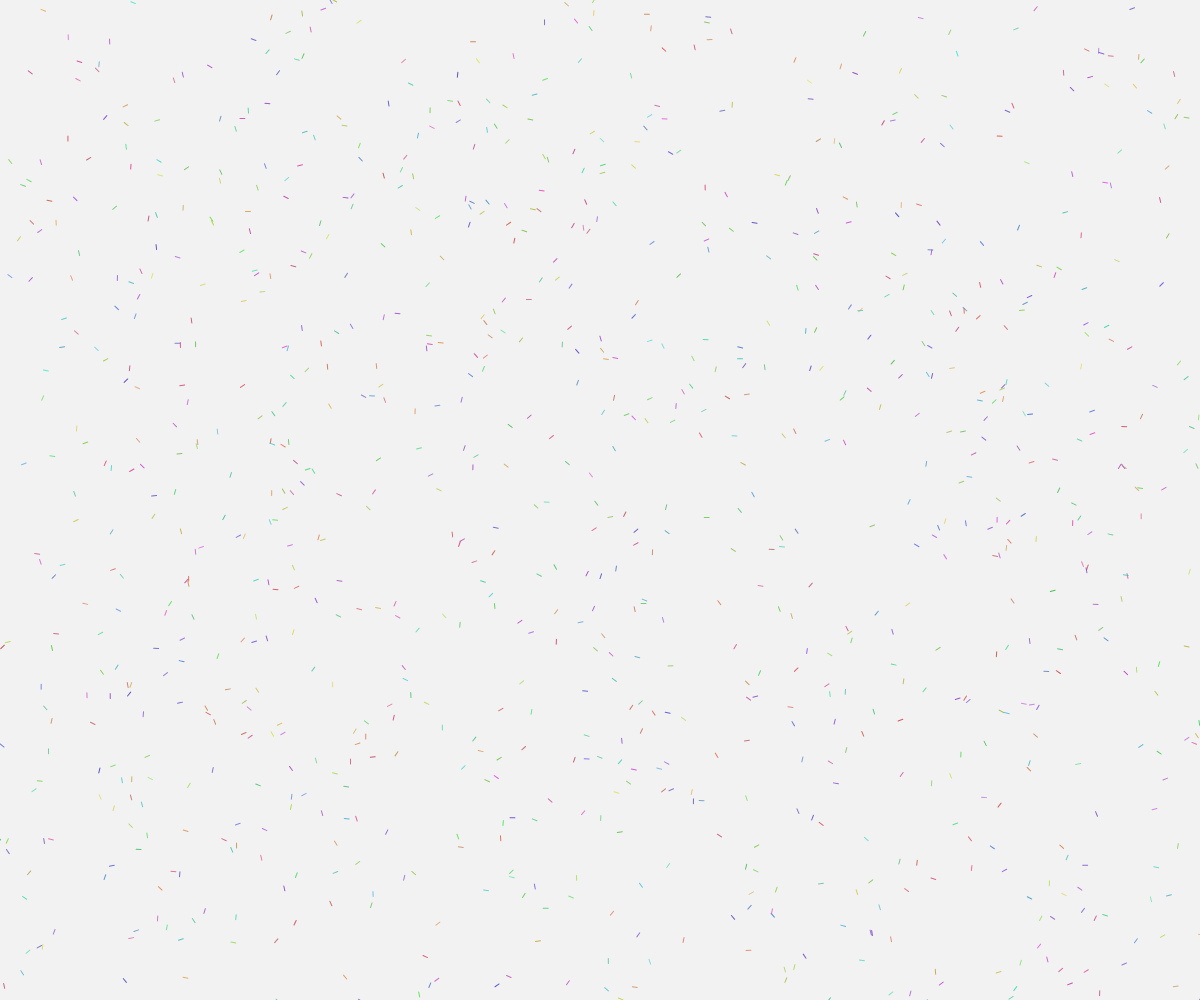
Frame 1 (no input)
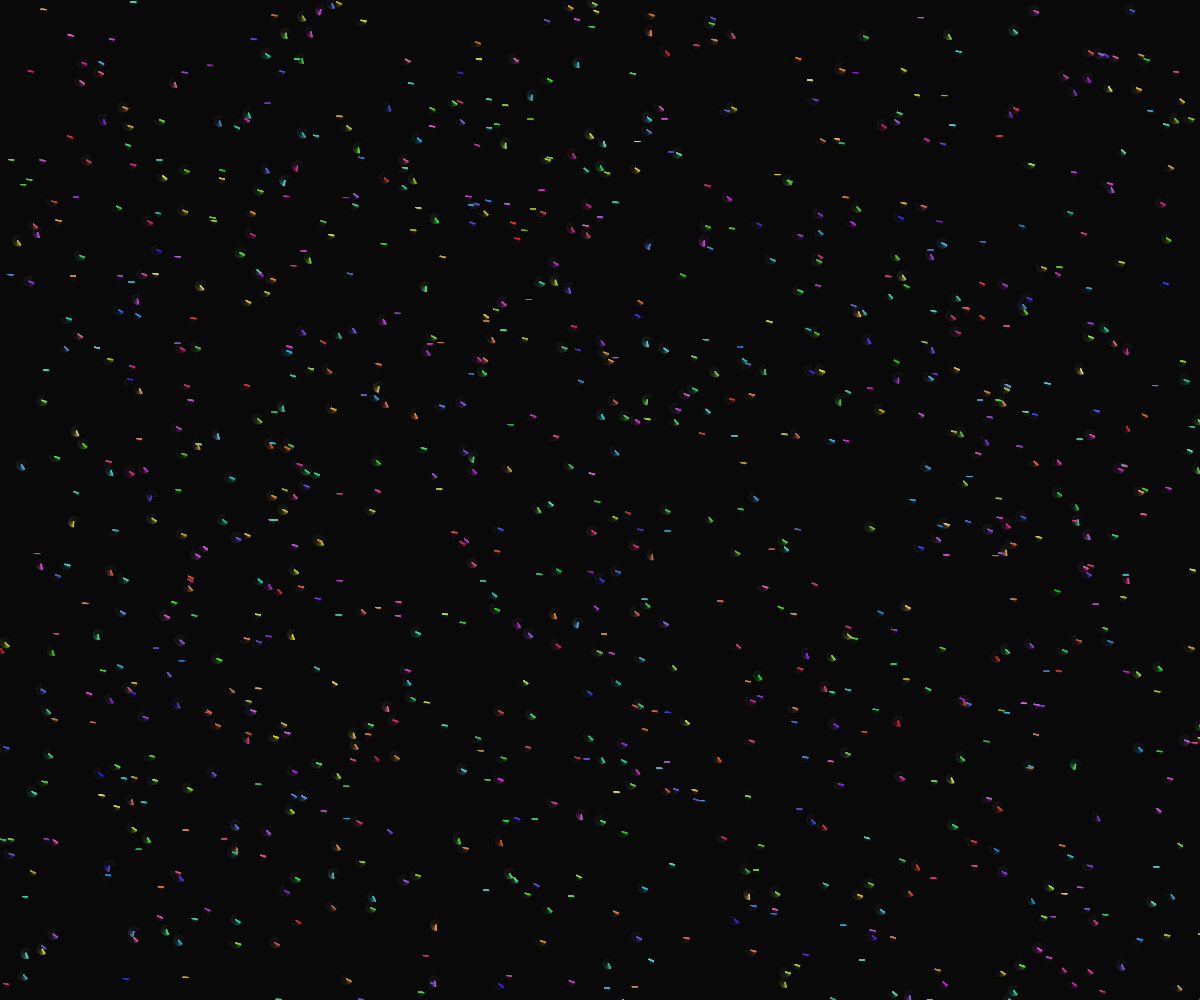
Frame 60 (no input)
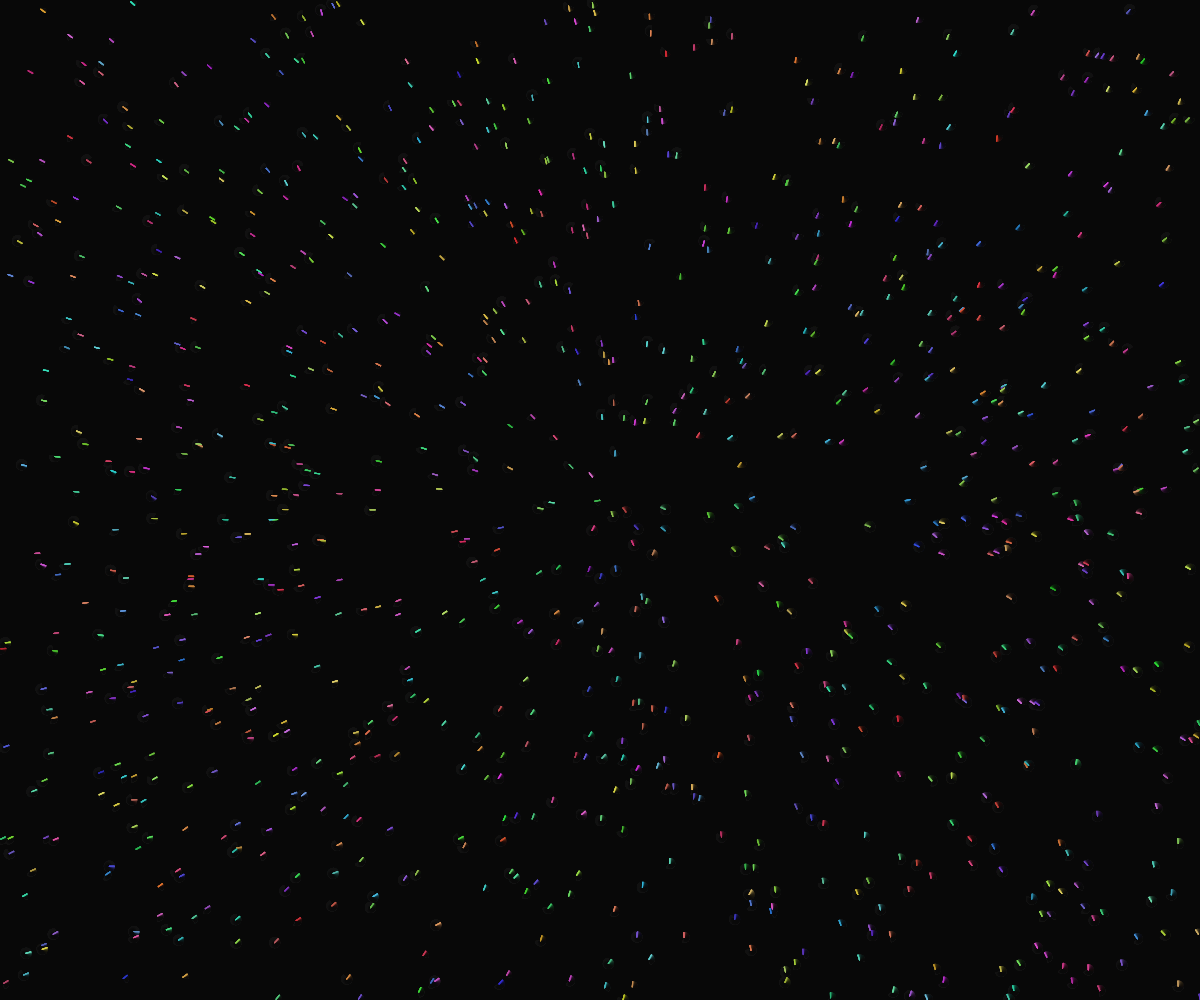
Frame 120 (the mouse pressed at the canvas centre since frame 60)

The p5.js sketch that drew these frames (run headless with seeded random() and noise() and a simulated clock; from frame 60 on, the mouse is pressed at the canvas centre):

// p5.js sketch
// ── sketch.js
let needles = [];
const needleCount = 1000;
let targetX, targetY;
let isDragging = false;

function setup() {
  createCanvas(windowWidth, windowHeight);
  colorMode(HSB, 360, 100, 100, 1);
  
  // Initialize needles with random positions and orientations
  for (let i = 0; i < needleCount; i++) {
    needles.push({
      x: random(width),
      y: random(height),
      angle: random(TWO_PI),
      targetAngle: 0,
      speed: random(0.02, 0.05),
      drift: random(0.001, 0.003),
      hue: random(360),
      sat: random(50, 80),
      bri: random(70, 90)
    });
  }
  
  // Set initial target to center
  targetX = width / 2;
  targetY = height / 2;
}

function draw() {
  background(0, 0, 0, 0.05); // Semi-transparent background for trail effect
  
  // Update target based on mouse position or drift if not dragging
  if (isDragging) {
    targetX = mouseX;
    targetY = mouseY;
  } else {
    // Gradually return to center when not dragging
    targetX += (width/2 - targetX) * 0.001;
    targetY += (height/2 - targetY) * 0.001;
  }
  
  // Update and draw each needle
  for (let i = 0; i < needles.length; i++) {
    let n = needles[i];
    
    // Calculate angle to target
    let dx = targetX - n.x;
    let dy = targetY - n.y;
    let targetAngle = atan2(dy, dx);
    
    // Smoothly rotate towards target or drift
    if (isDragging) {
      n.targetAngle = targetAngle;
    } else {
      // Drift towards a shared direction over time
      n.targetAngle += (random(-0.05, 0.05) - n.targetAngle) * n.drift;
    }
    
    // Interpolate angle
    n.angle += (n.targetAngle - n.angle) * n.speed;
    
    // Draw needle as a line
    push();
    translate(n.x, n.y);
    rotate(n.angle);
    stroke(n.hue, n.sat, n.bri, 0.8);
    strokeWeight(1);
    line(0, 0, 5, 0); // Needle length is 5 pixels
    pop();
  }
}

function mousePressed() {
  isDragging = true;
}

function mouseReleased() {
  isDragging = false;
}

function windowResized() {
  resizeCanvas(windowWidth, windowHeight);
}
